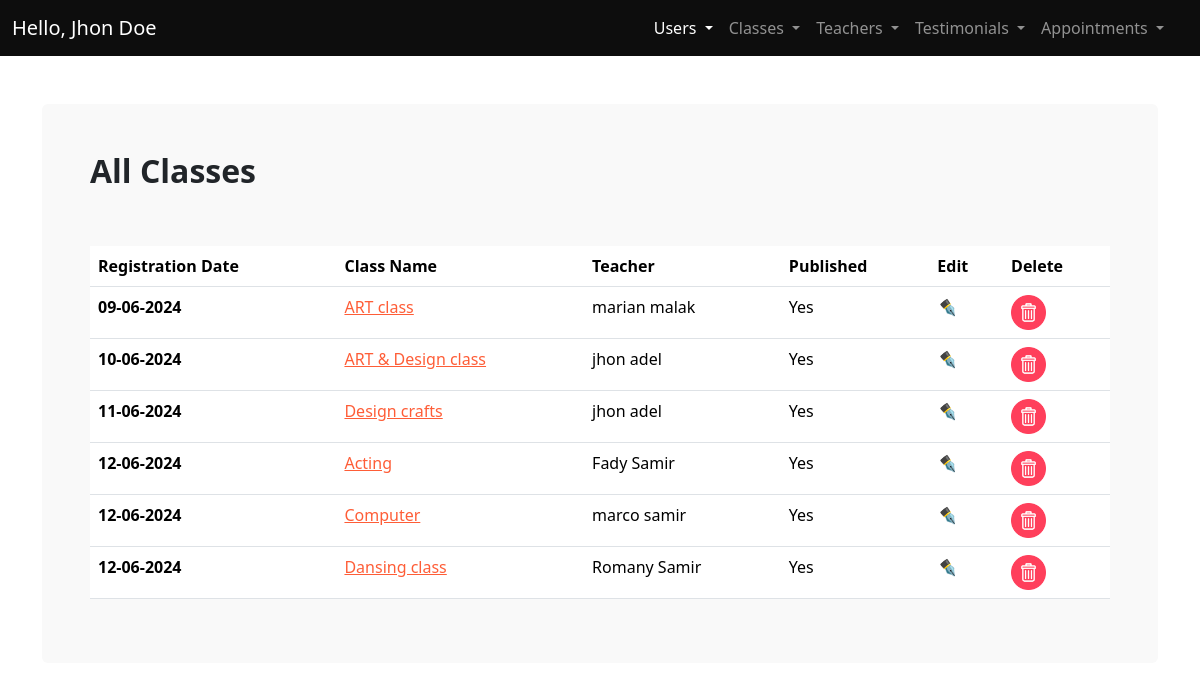
The page /admin/classes.php (signed in) on the database its author committed.
### tables this page shows
CREATE TABLE `classes` (
  `id` int(11) NOT NULL,
  `regDate` timestamp NOT NULL DEFAULT current_timestamp(),
  `className` varchar(50) NOT NULL,
  `price` int(11) NOT NULL,
  `capacity` int(11) NOT NULL,
  `age_from` int(11) NOT NULL,
  `age_to` int(11) NOT NULL,
  `time_from` time NOT NULL,
  `time_to` time NOT NULL,
  `published` tinyint(4) NOT NULL,
  `image` varchar(50) NOT NULL,
  `teacher_id` int(11) NOT NULL
);

CREATE TABLE `teachers` (
  `id` int(11) NOT NULL,
  `regDate` timestamp NOT NULL DEFAULT current_timestamp(),
  `fullName` varchar(50) NOT NULL,
  `jobTitle` varchar(50) NOT NULL,
  `published` tinyint(4) NOT NULL,
  `image` varchar(50) NOT NULL
);

### admin/classes.php (the view, shortened to what this page needs)
<?php
require_once "includes/conn.php";
      $sql='SELECT classes.id AS classId, teachers.id AS teacherID ,classes.regDate,classes.className,classes.published,teachers.fullName FROM classes INNER JOIN teachers On  teachers.id = classes.teacher_id ';
      $stmt = $conn->prepare($sql);
      $stmt->execute();
      $classes = $stmt->fetchAll();
?>
<!DOCTYPE html>
<html lang="en">
  <head>
    <link rel="stylesheet" href="css/main.min.css" />
    <link rel="stylesheet" href="css/styles.css" />
  </head>
  <body>
    <main>
    <?php
      require_once "includes/nav.php";
    ?>
      <div class="container my-5">
        <div class="bg-light p-5 rounded">
          <h2 class="fw-bold fs-2 mb-5 pb-2">All Classes</h2>
          <div class="table-responsive">
          <table class="table table-hover">
            <thead>
              <tr>
                <th scope="col">Registration Date</th>
                <th scope="col">Class Name</th>
                <th scope="col">Teacher</th>
                <th scope="col">Published</th>
                <th scope="col">Edit</th>
                <th scope="col">Delete</th>
              </tr>
            </thead>
            <tbody>
              <?php foreach($classes as $class){?>
              <tr>
                <th scope="row"><?php echo date("d-m-Y", strtotime($class['regDate']));?></th>
                <td><a href="class_details.php?id=<?php echo $class['classId']; ?>"><?php echo $class['className'];?></a></td>
                <td><?php echo $class['fullName']; ?></td>
                <td><?php echo ($class['published'] === 1) ? "Yes" : "NO"; ?></td>
                <td><a href="edit_class.php?id=<?php echo $class['classId']; ?>" class="text-decoration-none"><i>✒️</i></a></td>
                <td><a href="includes/deleteClass.php?id=<?php echo $class['classId']; ?>" onclick="return confirm('Are you sure you want to delete?')" class="text-decoration-none"><img src="../img/trash-bin.png" alt="" style="max-width: 35px"></a></td>
              </tr>
             <?php } ?>
            </tbody>
          </table>
        </div>
        </div>
      </div>
    </main>
  </body>
</html>

### rows shown on the page
classes: regDate "09-06-2024", className "ART class", teacher.fullName "marian malak", published "Yes"
classes: regDate "10-06-2024", className "ART & Design class", teacher.fullName "jhon adel", published "Yes"
classes: regDate "11-06-2024", className "Design crafts", teacher.fullName "jhon adel", published "Yes"
classes: regDate "12-06-2024", className "Acting", teacher.fullName "Fady Samir", published "Yes"
classes: regDate "12-06-2024", className "Computer", teacher.fullName "marco samir", published "Yes"
classes: regDate "12-06-2024", className "Dansing class", teacher.fullName "Romany Samir", published "Yes"
